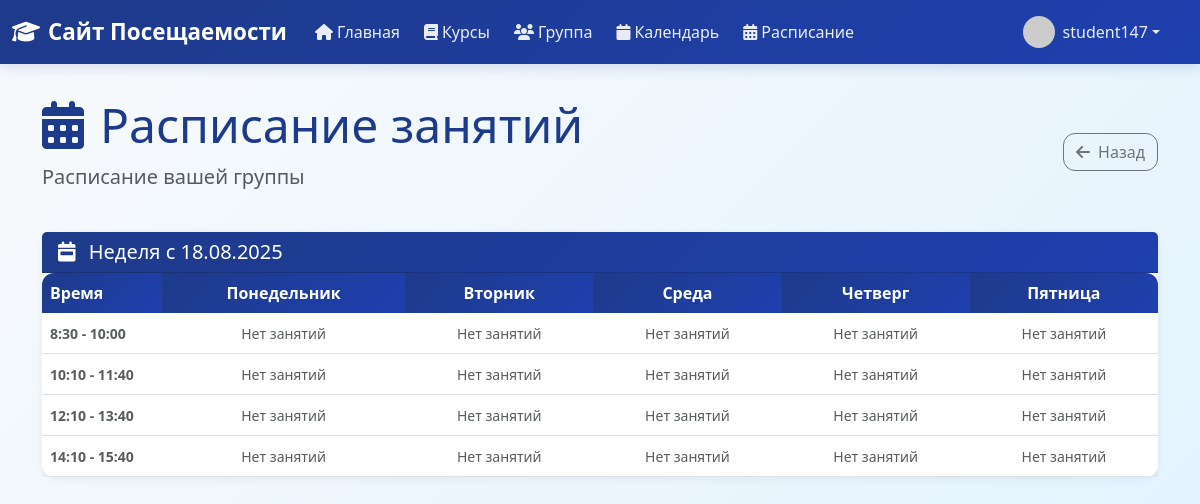
/schedule (signed in), run on an earlier commit of the app's database.
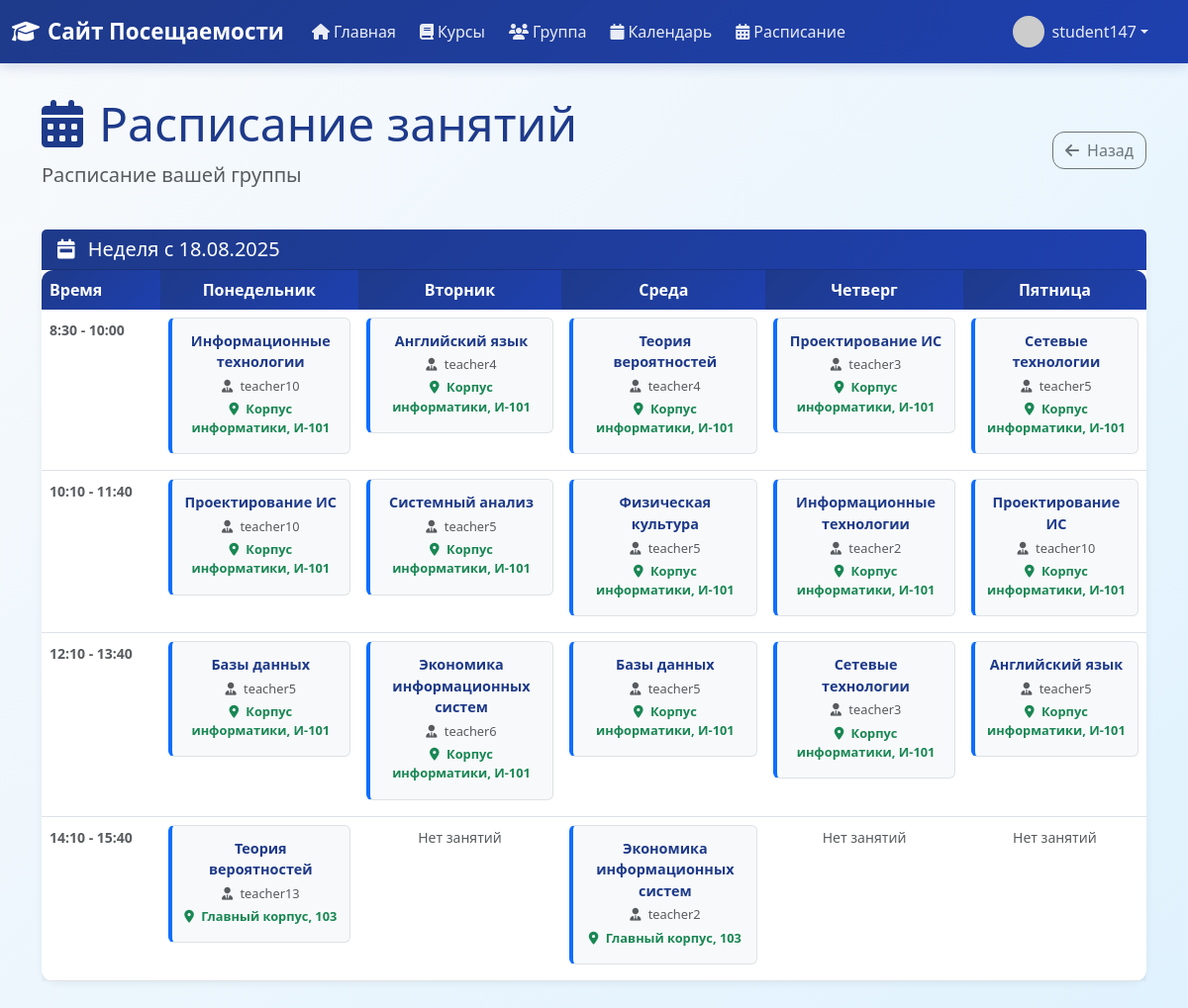
And on a later commit of the database.
### app/models.py (models this page shows, shortened)
class Schedule(db.Model):
    id = db.Column(db.Integer, primary_key=True)
    group_id = db.Column(db.Integer, db.ForeignKey('group.id'), nullable=False)
    course_id = db.Column(db.Integer, db.ForeignKey('course.id'), nullable=False)
    teacher_id = db.Column(db.Integer, db.ForeignKey('user.id'), nullable=False)
    room_id = db.Column(db.Integer, db.ForeignKey('room.id'), nullable=False)
    day_of_week = db.Column(db.Integer, nullable=False)
    slot_number = db.Column(db.Integer, nullable=False)
    week_type = db.Column(db.String(10), default='all')
    is_active = db.Column(db.Boolean, default=True)
    created_at = db.Column(db.DateTime, default=datetime.utcnow)
    updated_at = db.Column(db.DateTime, default=datetime.utcnow, onupdate=datetime.utcnow)
    group = db.relationship('Group', backref='schedules')
    course = db.relationship('Course', backref='schedules')
    teacher = db.relationship('User', backref='teaching_schedules')
    room = db.relationship('Room', backref='schedules')

class Course(db.Model):
    id: so.Mapped[int] = so.mapped_column(primary_key=True)
    name: so.Mapped[str] = so.mapped_column(sa.String(100), unique=True, index=True)
    description: so.Mapped[Optional[str]] = so.mapped_column(sa.String(256))
    teachers: so.Mapped[List['User']] = so.relationship(
        secondary=teacher_course_association,
        back_populates='teaching_courses',
        collection_class=list
    )
    students: so.Mapped[List['User']] = so.relationship(
        secondary=student_course_association,
        back_populates='enrolled_courses',
        collection_class=list,
        lazy='joined'
    )
    favorited_by: so.Mapped[List['User']] = so.relationship(
        secondary=user_favorites_association,
        back_populates='favorite_courses',
        collection_class=list
    )
    attendance_records: so.WriteOnlyMapped['AttendanceRecord'] = so.relationship(
        back_populates='course',
        cascade="all, delete-orphan"
    )

class User(UserMixin, db.Model):
    id: so.Mapped[int] = so.mapped_column(primary_key=True)
    username: so.Mapped[str] = so.mapped_column(sa.String(64), index=True, unique=True)
    email: so.Mapped[str] = so.mapped_column(sa.String(120), index=True, unique=True)
    password_hash: so.Mapped[Optional[str]] = so.mapped_column(sa.String(256))
    role: so.Mapped[str] = so.mapped_column(sa.String(20), default='student')
    about_me: so.Mapped[Optional[str]] = so.mapped_column(sa.String(140))
    last_seen: so.Mapped[Optional[datetime]] = so.mapped_column(default=lambda: datetime.now(timezone.utc))
    sent_messages: so.Mapped[List['Message']] = so.relationship(
        'Message',
        foreign_keys='Message.sender_id',
        back_populates='sender'
    )
    received_messages: so.Mapped[List['Message']] = so.relationship(
        'Message',
        foreign_keys='Message.recipient_id',
        back_populates='recipient'
    )
    teaching_courses: so.Mapped[List['Course']] = so.relationship(
        secondary=teacher_course_association,
        back_populates='teachers',
        collection_class=list
    )
    enrolled_courses: so.Mapped[List['Course']] = so.relationship(
        secondary=student_course_association,
        back_populates='students',
        collection_class=list,
        lazy='joined'
    )
    favorite_courses: so.Mapped[List['Course']] = so.relationship(
        secondary=user_favorites_association,
        back_populates='favorited_by',
        collection_class=list
    )
    group: so.Mapped[Optional['Group']] = so.relationship(
        secondary=student_group_association,
        back_populates='students',
        uselist=False
    )
    attendance_records: so.WriteOnlyMapped['AttendanceRecord'] = so.relationship(
        back_populates='student',
        cascade="all, delete-orphan"
    )
    news_posts: so.Mapped[List['News']] = so.relationship(
        back_populates='author',
        cascade="all, delete-orphan"
    )
    def avatar(self, size: int) -> str:
        digest = md5(self.email.lower().encode('utf-8')).hexdigest()
        return f'https://www.gravatar.com/avatar/{digest}?d=identicon&s={size}'
    def is_admin(self) -> bool:
        return self.role == 'admin'

class Room(db.Model):
    id = db.Column(db.Integer, primary_key=True)
    number = db.Column(db.String(20), nullable=False, unique=True)
    capacity = db.Column(db.Integer, nullable=False)
    building = db.Column(db.String(50), nullable=False)
    room_type = db.Column(db.String(50), nullable=False)
    is_active = db.Column(db.Boolean, default=True)
    created_at = db.Column(db.DateTime, default=datetime.utcnow)

### app/routes.py (the view)
@app.route('/schedule')
@login_required
def schedule():
    today = datetime.now().date()
    start_of_week = today - timedelta(days=today.weekday())
    if current_user.role == 'student':
        if hasattr(current_user, 'group') and current_user.group:
            schedules = Schedule.query.filter_by(
                group_id=current_user.group.id,
                is_active=True
            ).order_by(Schedule.day_of_week, Schedule.slot_number).all()
        else:
            schedules = []
        view_type = 'student'
    elif current_user.role == 'teacher':
        schedules = Schedule.query.filter_by(
            teacher_id=current_user.id,
            is_active=True
        ).order_by(Schedule.day_of_week, Schedule.slot_number).all()
        view_type = 'teacher'
    else:
        schedules = Schedule.query.filter_by(is_active=True).order_by(
            Schedule.group_id, Schedule.day_of_week, Schedule.slot_number
        ).all()
        view_type = 'admin'
    week_schedule = {}
    for day in range(1, 6):  # Понедельник-Пятница
        week_schedule[day] = {}
        for slot in range(1, 5):  # 1-4 пары
            week_schedule[day][slot] = []
    for schedule in schedules:
        if schedule.day_of_week in week_schedule and schedule.slot_number in week_schedule[schedule.day_of_week]:
            week_schedule[schedule.day_of_week][schedule.slot_number].append(schedule)
    days_names = {
        1: 'Понедельник',
        2: 'Вторник',
        3: 'Среда',
        4: 'Четверг',
        5: 'Пятница'
    }
    slots_time = {
        1: '8:30 - 10:00',
        2: '10:10 - 11:40',
        3: '12:10 - 13:40',
        4: '14:10 - 15:40'
    }
    return render_template('schedule.html',
                         title='Расписание',
                         week_schedule=week_schedule,
                         days_names=days_names,
                         slots_time=slots_time,
                         view_type=view_type,
                         start_of_week=start_of_week)

### app/models.py (called while the page is built)
@login.user_loader
def load_user(id: int) -> Optional[User]:
    return db.session.get(User, id)

### app/templates/schedule.html (shortened to what the changed rows need)
{% extends "base.html" %}
{% block content %}
<div class="container-fluid">
    <div class="row mb-4">
        <div class="col-12">
            <div class="d-flex justify-content-between align-items-center">
                <div>
                    <h1 class="display-5 text-primary">
                        <i class="fas fa-calendar-alt me-3"></i>Расписание занятий
                    </h1>
                </div>
            </div>
        </div>
    </div>
    <div class="row">
        <div class="col-12">
            <div class="card border-0 shadow-sm">
                <div class="card-body p-0">
                    <div class="table-responsive">
                        <table class="table table-hover mb-0">
                            <thead class="table-light">
                                <tr>
                                    <th style="width: 120px;">Время</th>
                                    {% for day_num in range(1, 6) %}
                                        <th class="text-center">{{ days_names[day_num] }}</th>
                                    {% endfor %}
                                </tr>
                            </thead>
                            <tbody>
                                {% for slot_num in range(1, 5) %}
                                    <tr>
                                        <td class="text-muted fw-semibold" style="width: 120px;">
                                            <small>{{ slots_time[slot_num] }}</small>
                                        </td>
                                        {% for day_num in range(1, 6) %}
                                            <td class="text-center p-2">
                                                {% set slot_schedules = week_schedule[day_num][slot_num] %}
                                                {% if slot_schedules %}
                                                    {% for schedule in slot_schedules %}
                                                        <div class="schedule-item mb-2">
                                                            {% if view_type == 'student' %}
                                                                <div class="schedule-card student-view">
                                                                    <div class="course-name fw-bold text-primary">
                                                                        {{ schedule.course.name }}
                                                                    </div>
                                                                    <div class="teacher-name text-muted">
                                                                        <i class="fas fa-user-tie me-1"></i>
                                                                        {{ schedule.teacher.username }}
                                                                    </div>
                                                                    <div class="room-info text-success">
                                                                        <i class="fas fa-map-marker-alt me-1"></i>
                                                                        {{ schedule.room.building }}, {{ schedule.room.number }}
                                                                    </div>
                                                                </div>
                                                            {% endif %}
                                                        </div>
                                                    {% endfor %}
                                                {% else %}
                                                    <div class="text-muted">
                                                        <small>Нет занятий</small>
                                                    </div>
                                                {% endif %}
                                            </td>
                                        {% endfor %}
                                    </tr>
                                {% endfor %}
                            </tbody>
                        </table>
                    </div>
                </div>
            </div>
        </div>
    </div>
</div>
{% endblock %}

What changed in the data, as far as the page shows it:
added Schedule: course.name "Информационные технологии", teacher.username "teacher10", room.building "Корпус информатики", room.number "И-101"
added Schedule: course.name "Английский язык", teacher.username "teacher4", room.building "Корпус информатики", room.number "И-101"
added Schedule: course.name "Теория вероятностей", teacher.username "teacher4", room.building "Корпус информатики", room.number "И-101"
added Schedule: course.name "Проектирование ИС", teacher.username "teacher3", room.building "Корпус информатики", room.number "И-101"
added Schedule: course.name "Сетевые технологии", teacher.username "teacher5", room.building "Корпус информатики", room.number "И-101"
added Schedule: course.name "Проектирование ИС", teacher.username "teacher10", room.building "Корпус информатики", room.number "И-101"
added Schedule: course.name "Системный анализ", teacher.username "teacher5", room.building "Корпус информатики", room.number "И-101"
added Schedule: course.name "Физическая культура", teacher.username "teacher5", room.building "Корпус информатики", room.number "И-101"
added Schedule: course.name "Информационные технологии", teacher.username "teacher2", room.building "Корпус информатики", room.number "И-101"
added Schedule: course.name "Проектирование ИС", teacher.username "teacher10", room.building "Корпус информатики", room.number "И-101"
added Schedule: course.name "Базы данных", teacher.username "teacher5", room.building "Корпус информатики", room.number "И-101"
added Schedule: course.name "Экономика информационных систем", teacher.username "teacher6", room.building "Корпус информатики", room.number "И-101"
added Schedule: course.name "Базы данных", teacher.username "teacher5", room.building "Корпус информатики", room.number "И-101"
added Schedule: course.name "Сетевые технологии", teacher.username "teacher3", room.building "Корпус информатики", room.number "И-101"
added Schedule: course.name "Английский язык", teacher.username "teacher5", room.building "Корпус информатики", room.number "И-101"
added Schedule: course.name "Теория вероятностей", teacher.username "teacher13", room.building "Главный корпус", room.number "103"
added Schedule: course.name "Экономика информационных систем", teacher.username "teacher2", room.building "Главный корпус", room.number "103"
Also different on the page:
list line gone: "Нет занятий Нет занятий Нет занятий Нет занятий Нет занятий"
list line gone: "Нет занятий Нет занятий"
